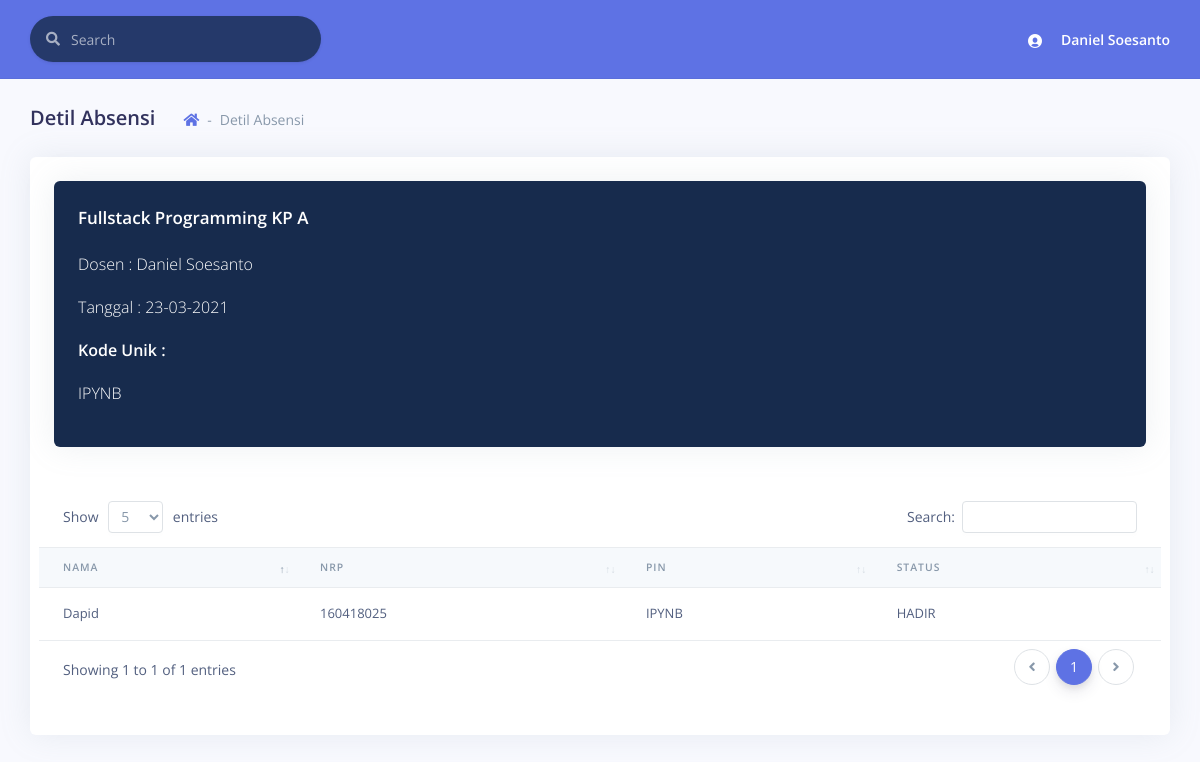
Screenshot of /detil_absensi.php?ekode=IPYNB&mkid=1&kpid=1&tgl=23-03-2021 (signed in) with the database file from the repository.
### tables this page shows
CREATE TABLE IF NOT EXISTS `matakuliahs` (
  `id` INT(11) NOT NULL AUTO_INCREMENT,
  `nama` VARCHAR(45) NOT NULL,
  PRIMARY KEY (`id`));

CREATE TABLE IF NOT EXISTS `matakuliahs_buka` (
  `id` INT(11) NOT NULL AUTO_INCREMENT,
  `kp` VARCHAR(45) NOT NULL,
  PRIMARY KEY (`id`));

CREATE TABLE `users` (
  `id` int(11) NOT NULL,
  `username` varchar(255) DEFAULT NULL,
  `password` varchar(255) DEFAULT NULL,
  `nama` varchar(255) DEFAULT NULL,
  `jabatan` enum('admin','dekan','wadek','kajur','dosen','mhs') DEFAULT NULL,
  `fakultass_id` int(11) NOT NULL,
  `jurusans_id` int(11) DEFAULT NULL
);

CREATE TABLE IF NOT EXISTS `ambil_matakuliahs` (
  `mahasiswas_id` INT(11) NOT NULL,
  `matakuliahs_id` INT(11) NOT NULL,
  `matakuliahs_buka_id` INT(11) NOT NULL,
  `persentase` FLOAT NULL DEFAULT 0,
  PRIMARY KEY (`mahasiswas_id`, `matakuliahs_id`, `matakuliahs_buka_id`),
  INDEX `fk_mahasiswas_has_matakuliahs_has_matakuliahs_buka_matakuli_idx` (`matakuliahs_id` ASC, `matakuliahs_buka_id` ASC),
  INDEX `fk_mahasiswas_has_matakuliahs_has_matakuliahs_buka_mahasisw_idx` (`mahasiswas_id` ASC),
  CONSTRAINT `fk_mahasiswas_has_matakuliahs_has_matakuliahs_buka_mahasiswas1`
    FOREIGN KEY (`mahasiswas_id`)
    REFERENCES `mahasiswas` (`id`)
    ON DELETE NO ACTION
    ON UPDATE NO ACTION,
  CONSTRAINT `fk_mahasiswas_has_matakuliahs_has_matakuliahs_buka_matakuliah1`
    FOREIGN KEY (`matakuliahs_id` , `matakuliahs_buka_id`)
    REFERENCES `matakuliahs_kp` (`matakuliahs_id` , `matakuliahs_buka_id`)
    ON DELETE NO ACTION
    ON UPDATE NO ACTION);

CREATE TABLE IF NOT EXISTS `mahasiswas` (
  `id` INT(11) NOT NULL AUTO_INCREMENT,
  `nrp` VARCHAR(255) NULL DEFAULT NULL,
  `user_id` INT NULL,
  PRIMARY KEY (`id`));

### detil_absensi.php (the view, shortened to what this page needs)
<!DOCTYPE html>
<html>
<head>
    <link rel="stylesheet" href="./assets/vendor/nucleo/css/nucleo.css" type="text/css">
    <link rel="stylesheet" href="./assets/vendor/@fortawesome/fontawesome-free/css/all.min.css" type="text/css">
    <link rel="stylesheet" href="./assets/css/argon.css?v=1.1.0" type="text/css">
    <link href="https://cdnjs.cloudflare.com/ajax/libs/limonte-sweetalert2/7.33.1/sweetalert2.min.css" rel="stylesheet">
    <link rel="stylesheet" href="./assets/vendor/datatables.net-bs4/css/dataTables.bootstrap4.min.css">
    <link rel="stylesheet" href="./assets/vendor/datatables.net-buttons-bs4/css/buttons.bootstrap4.min.css">
    <link rel="stylesheet" href="./assets/vendor/datatables.net-select-bs4/css/select.bootstrap4.min.css">
</head>
<?php
$idmatakuliah = $_GET['mkid'];
$kpid = $_GET['kpid'];
$ekodee = $_GET['ekode'];
$tgl = date_format(date_create($_GET['tgl']), "d-m-Y");
$mysqli = konek('localhost', 'root', '', 'presensi_cloud');
?>
<body>
    <div class="main-content" id="panel">
        <nav class="navbar navbar-top navbar-expand navbar-light bg-primary border-bottom">
            <div class="container-fluid">
                <div class="collapse navbar-collapse" id="navbarSupportedContent">
                    <form class="navbar-search navbar-search-dark form-inline mr-sm-3" id="navbar-search-main">
                        <div class="form-group mb-0">
                            <div class="input-group input-group-alternative input-group-merge">
                                <div class="input-group-prepend">
                                    <span class="input-group-text"><i class="fas fa-search"></i></span>
                                </div>
                                <input class="form-control" placeholder="Search" type="text">
                            </div>
                        </div>
                    </form>
                    <ul class="navbar-nav align-items-center ml-auto ml-md-0">
                        <li class="nav-item dropdown">
                            <a class="nav-link pr-0" href="#" role="button" data-toggle="dropdown" aria-haspopup="true" aria-expanded="false">
                                <div class="media align-items-center">
                                    <span class="avatar avatar-sm rounded-circle bg-transparent">
                                        <i class="ni ni-circle-08 bg-transparent"></i>
                                    </span>
                                    <div class="media-body ml-2 d-none d-lg-block">
                                        <span class="mb-0 text-sm  font-weight-bold text-white"><?php echo $_SESSION['nama'] ?></span>
                                    </div>
                                </div>
                            </a>
                        </li>
                    </ul>
                </div>
            </div>
        </nav>
        <div class="header pb-6">
            <div class="container-fluid">
                <div class="header-body">
                    <div class="row align-items-center py-4">
                        <div class="col-lg-6 col-7">
                            <h6 class="h2 d-inline-block mb-0">Detil Absensi</h6>
                            <nav aria-label="breadcrumb" class="d-none d-md-inline-block ml-md-4">
                                <ol class="breadcrumb breadcrumb-links">
                                    <li class="breadcrumb-item"><a href="dashboard.php"><i class="fas fa-home"></i></a></li>
                                    <li class="breadcrumb-item active" aria-current="page">Detil Absensi</li>
                                </ol>
                            </nav>
                        </div>
                    </div>
                </div>
            </div>
        </div>
        <div class="container-fluid mt--6">
            <div class="row">
                <div class="col-12">
                    <div class="card bg-bg-white border-0">
                        <div class="card-body">
                            <div class="row">
                                <div class="col-12">
                                    <div class="row">
                                        <div class="col-12">
                                            <div class="card bg-default">
                                                <div class="card-body">
                                                    <?php
                                                    $dosenid = '';
                                                    $mysqli->select_db('presensi_cloud_' . $_SESSION['jid']);
                                                    $sql = "SELECT *, a.id as id_mk,c.id as id_kp, f.id as id_hari, b.dosen_id as id_dosen FROM matakuliahs a INNER JOIN matakuliahs_kp b ON
          a.id=b.matakuliahs_id INNER JOIN matakuliahs_buka c ON b.matakuliahs_buka_id=c.id INNER JOIN jadwal_matakuliahs e
          ON a.id=e.matakuliahs_id INNER JOIN jadwals f ON e.jadwals_id=f.id WHERE a.id=" . $idmatakuliah;
                                                    $stmt = $mysqli->prepare($sql);
                                                    $stmt->execute();
                                                    $res = $stmt->get_result();
                                                    while ($row = $res->fetch_assoc()) {
                                                        $nama = $row['nama'];
                                                        $kp = $row['kp'];
                                                        $kpid = $row['id_kp'];
                                                        $dosenid = $row['id_dosen'];
                                                    }
                                                    $mysqli->select_db('presensi_cloud');
                                                    $sql = "SELECT * FROM users WHERE id=$dosenid";
                                                    $stmt = $mysqli->prepare($sql);
                                                    $stmt->execute();
                                                    $res = $stmt->get_result();
                                                    $row = $res->fetch_assoc();
                                                    echo "<h3 class='card-title text-white'>" . $nama . ' KP ' . $kp . '</h3>';
                                                    echo "<p class='text-white'>Dosen : ".$row['nama']."</p>";
                                                    echo "<p class='text-white'>Tanggal : " . $tgl . "</p>";
                                                    echo "<p class='font-weight-bold text-white'> Kode Unik : <p class='text-white' id='kunik'>" . $ekodee . "</p></p>";
                                                    ?>
                                                </div>
                                            </div>
                                        </div>
                                    </div>
                                    <div class="row">
                                        <div class="table-responsive py-4">
                                            <table class="table table-flush" id="datatable-basic">
                                                <thead class="thead-light">
                                                    <tr>
                                                        <th>Nama</th>
                                                        <th>NRP</th>
                                                        <th>Pin</th>
                                                        <th>Status</th>
                                                    </tr>
                                                </thead>
                                                <tbody>
                                                    <?php
                                                    $mysqli->select_db('presensi_cloud_' . $_SESSION['jid']);
                                                    $sql = "select * from mahasiswas m inner join ambil_matakuliahs am on
                                                    m.id=am.mahasiswas_id inner join (SELECT mahasiswas_id,tanggal,k.e_code as kodee, k.status as statuss FROM kehadirans k INNER JOIN matakuliahs a ON k.matakuliahs_id=a.id
                                                    INNER JOIN matakuliahs_kp b ON a.id=b.matakuliahs_id INNER JOIN matakuliahs_buka c ON b.matakuliahs_buka_id=c.id INNER JOIN
                                                    jadwal_matakuliahs e ON a.id=e.matakuliahs_id INNER JOIN jadwals f ON e.jadwals_id=f.id
                                                    WHERE k.e_code='$ekodee' AND k.matakuliahs_id=$idmatakuliah AND k.matakuliahs_buka_id=$kpid ORDER BY k.tanggal ASC) krs
                                                    where am.matakuliahs_id=$idmatakuliah and am.matakuliahs_buka_id=$kpid and m.id=krs.mahasiswas_id";
                                                    $stmt = $mysqli->prepare($sql);
                                                    $stmt->execute();
                                                    $res = $stmt->get_result();
                                                    while ($row = $res->fetch_assoc()) {
                                                        $nrp = $row['nrp'];
                                                        $mysqli->select_db('presensi_cloud');
                                                        $sql1 = "select * from users where id = " . $row['user_id'];
                                                        $stmt1 = $mysqli->prepare($sql1);
                                                        $stmt1->execute();
                                                        $res1 = $stmt1->get_result();
                                                        $row1 = $res1->fetch_assoc();
                                                        $nama = $row1['nama'];
                                                        $kode = $row['kodee'];
                                                        $status = $row['statuss'];
                                                        echo "
                                                <tr>
                                                <td>$nama</td>
                                                <td>$nrp</td>
                                                <td>$kode</td>
                                                <td>$status</td>
                                                </tr>
                                                ";
                                                    }
                                                    ?>
                                                </tbody>
                                            </table>
                                        </div>
                                    </div>
                                </div>
                            </div>
                        </div>
                    </div>
                </div>
</body>
</html>

### rows the page displays
matakuliahs: nama "Fullstack Programming", matakuliahs_buka.kp "A"
users: nama "Daniel Soesanto"
ambil_matakuliahs: users.nama "Dapid", mahasiswas.nrp "160418025", kode "IPYNB", status "HADIR"

### other values shown
$_SESSION['nama'] "Daniel Soesanto"
$tgl "23-03-2021"
$ekodee "IPYNB"
